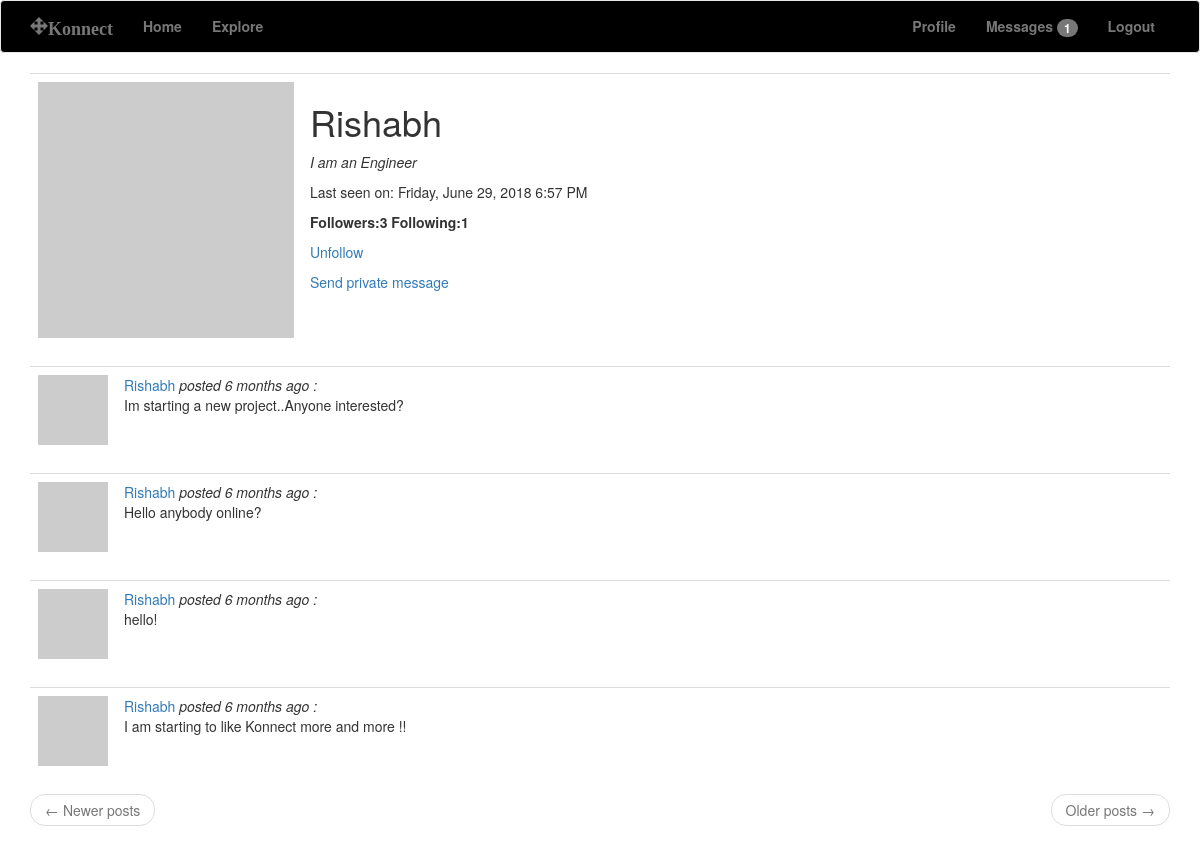
Screenshot of /user/Rishabh (signed in) with the database file from the repository.
### app/models.py (models this page shows, shortened)
class User(UserMixin,db.Model):
    id = db.Column(db.Integer, primary_key=True)
    username = db.Column(db.String(64), index=True, unique=True)
    email = db.Column(db.String(120), index=True, unique=True)
    password_hash = db.Column(db.String(128))
    posts = db.relationship('Post', backref='author', lazy='dynamic')
    about_me = db.Column(db.String(140))
    notifications = db.relationship('Notification', backref='user',lazy='dynamic')
    last_seen = db.Column(db.DateTime, default=datetime.utcnow)
    messages_sent = db.relationship('Message', foreign_keys='Message.sender_id', backref='author', lazy='dynamic')
    messages_received = db.relationship('Message', foreign_keys='Message.recipient_id', backref='recipient', lazy='dynamic')
    last_message_read_time = db.Column(db.DateTime)
    followed = db.relationship('User', secondary=followers, primaryjoin=(followers.c.follower_id == id),secondaryjoin=(followers.c.followed_id == id),backref=db.backref('followers', lazy='dynamic'), lazy='dynamic')
    def new_messages(self):
        last_read_time = self.last_message_read_time or datetime(1900, 1, 1)
        return Message.query.filter_by(recipient=self).filter(
            Message.timestamp > last_read_time).count()
    def is_following(self, user):
        return self.followed.filter(
            followers.c.followed_id == user.id).count() > 0
    def prof_def(self):
        digest = self.email.lower()
        return 'https://robohash.org/{}'.format(digest)

class Post(db.Model):
    id = db.Column(db.Integer, primary_key=True)
    body = db.Column(db.String(140))
    timestamp = db.Column(db.DateTime, index=True, default=datetime.utcnow)
    user_id = db.Column(db.Integer, db.ForeignKey('user.id'))

### app/routes.py (the view)
@app.route('/user/<username>')
@login_required
def user(username):
    user = User.query.filter_by(username=username).first_or_404()
    page = request.args.get('page', 1, type=int)
    posts = user.posts.order_by(Post.timestamp.desc()).paginate(
        page, app.config['POSTS_PER_PAGE'], False)
    next_url = url_for('user', username=user.username, page=posts.next_num) \
        if posts.has_next else None
    prev_url = url_for('user', username=user.username, page=posts.prev_num) \
        if posts.has_prev else None
    return render_template('user.html', user=user, posts=posts.items,
                           next_url=next_url, prev_url=prev_url)

### app/models.py (called while the page is built)
@login.user_loader
def load_user(id):
    return User.query.get(int(id))

### app/routes.py (called while the page is built)
@app.before_request
def before_request():
    if current_user.is_authenticated:
        current_user.last_seen = datetime.utcnow()
        db.session.commit()

### app/templates/user.html
{% extends "base.html" %}
{% block app_content %}
    <table class="table table-hover">
        <tr>
            <td width="256px"><img src="{{ user.prof_def() }}" width="256" height="256" ></td>
            <td>
                <h1>{{ user.username }}</h1>
		{% if user.about_me %}<p><i>{{ user.about_me }}</i></p>{% endif %}
                {% if user.last_seen %}
                <p>Last seen on: {{ moment(user.last_seen).format('LLLL') }}</p>
                {% endif %}
		<p><b>Followers:{{ user.followers.count() }}  Following:{{ user.followed.count() }}</b></p>
                {% if user == current_user %}
                <p><a href="{{ url_for('edit_profile') }}">Edit your profile</a></p>
                {% elif not current_user.is_following(user) %}
                <p><a href="{{ url_for('follow', username=user.username) }}">Follow</a></p>
                {% else %}
                <p><a href="{{ url_for('unfollow', username=user.username) }}">Unfollow</a></p>
                {% endif %}
		{% if user != current_user %}
                <p>
                    <a href="{{ url_for('send_message',
                                        recipient=user.username) }}">
                        {{ _('Send private message') }}
                    </a>
                </p>
                {% endif %}
            </td>
        </tr>
    </table>
    {% for post in posts %}
        {% include '_post.html' %}
    {% endfor %}
    <nav aria-label="...">
        <ul class="pager">
            <li class="previous{% if not prev_url %} disabled{% endif %}">
                <a href="{{ prev_url or '#' }}">
                    <span aria-hidden="true">&larr;</span> Newer posts
                </a>
            </li>
            <li class="next{% if not next_url %} disabled{% endif %}">
                <a href="{{ next_url or '#' }}">
                    Older posts <span aria-hidden="true">&rarr;</span>
                </a>
            </li>
        </ul>
    </nav>
{% endblock %}

### app/templates/_post.html
<table class="table table-hover">
        <tr>
            <td width="70px">
                <a href="{{ url_for('user', username=post.author.username) }}">
                    <img src="{{ post.author.prof_def() }}" width="70" height="70" />
                </a>
            </td>
            <td>
                <a href="{{ url_for('user', username=post.author.username) }}">
                    {{ post.author.username }}
                </a>
		<i>posted {{ moment(post.timestamp).fromNow() }} :</i>
                <br>
                {{ post.body }}
            </td>
        </tr>
</table>

### rows the page displays
User: username "Rishabh", about_me "I am an Engineer", last_seen "Friday, June 29, 2018 6:57 PM"
Post: author.username "Rishabh", timestamp "6 months ago", body "Im starting a new project..Anyone interested?"
Post: author.username "Rishabh", timestamp "6 months ago", body "Hello anybody online?"
Post: author.username "Rishabh", timestamp "6 months ago", body "hello!"
Post: author.username "Rishabh", timestamp "6 months ago", body "I am starting to like Konnect more and more !!"

### other values shown
{{ new_messages }} "1"
{{ user.followers.count() }} "3"
{{ user.followed.count() }} "1"
